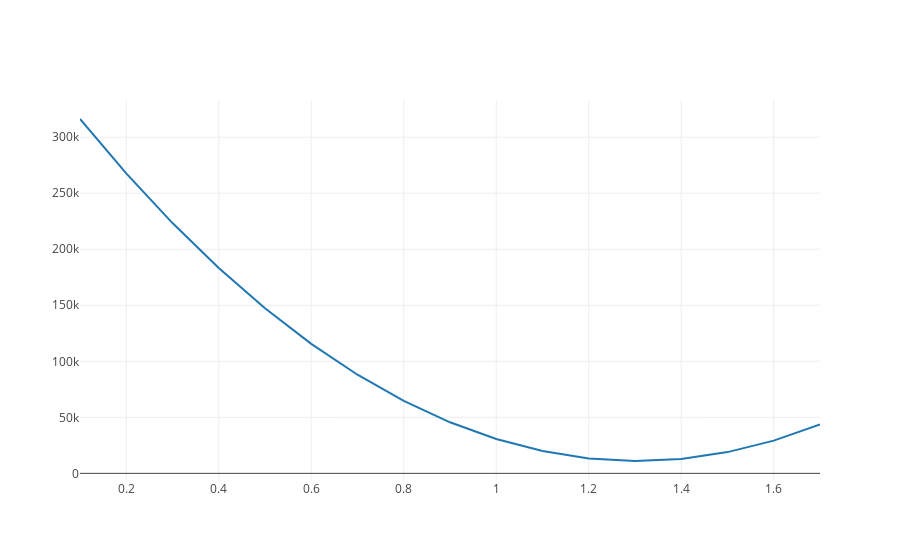

The cell this chart's notebook holds for it:
### Markdown cell above
And let's plot this out using a a line chart.

### Code cell
from plotly.offline import iplot, init_notebook_mode
init_notebook_mode(connected=True)
from graph import plot, trace_values

initial_m_values = list(range(1, 18, 1))
scaled_m_values = list(map(lambda initial_m_value: initial_m_value/10,initial_m_values))
cost_values = rss_values(budgets, revenues, scaled_m_values, 133.33)

if cost_values:
    rss_trace = trace_values(cost_values['m_values'], cost_values['rss_values'], mode = 'lines')
    plot([rss_trace])

### Figure 1 — Plotly figure (JSON) as saved in the notebook; plotly's stock layout.template omitted (floating-point values rounded to 4 significant figures)
{"data": [{"mode": "lines", "name": "data", "text": [], "type": "scatter", "uid": "28cb93a2-2e44-11e9-878b-21f0808c6fb7", "x": [0.1, 0.2, 0.3, 0.4, 0.5, 0.6, 0.7, 0.8, 0.9, 1, 1.1, 1.2, 1.3, 1.4, 1.5, 1.6, 1.7], "y": [316200.0, 267700.0, 223400.0, 183200.0, 147300.0, 115600.0, 88030.0, 64690.0, 45560.0, 30630.0, 19890.0, 13360.0, 11020.0, 12890.0, 18960.0, 29220.0, 43690.0]}], "layout": {}}
